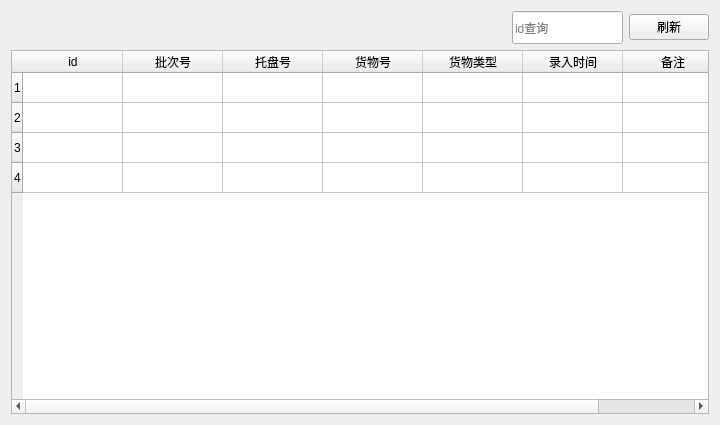
<?xml version="1.0" encoding="UTF-8"?>
<ui version="4.0">
 <class>ViewData</class>
 <widget class="QWidget" name="ViewData">
  <property name="geometry">
   <rect>
    <x>0</x>
    <y>0</y>
    <width>720</width>
    <height>425</height>
   </rect>
  </property>
  <property name="minimumSize">
   <size>
    <width>720</width>
    <height>0</height>
   </size>
  </property>
  <property name="windowTitle">
   <string>货物数据查看</string>
  </property>
  <layout class="QVBoxLayout" name="verticalLayout">
   <item>
    <layout class="QHBoxLayout" name="horizontalLayout">
     <item>
      <spacer name="horizontalSpacer">
       <property name="orientation">
        <enum>Qt::Horizontal</enum>
       </property>
       <property name="sizeHint" stdset="0">
        <size>
         <width>600</width>
         <height>20</height>
        </size>
       </property>
      </spacer>
     </item>
     <item>
      <widget class="QLineEdit" name="findId">
       <property name="minimumSize">
        <size>
         <width>111</width>
         <height>33</height>
        </size>
       </property>
       <property name="maximumSize">
        <size>
         <width>111</width>
         <height>33</height>
        </size>
       </property>
       <property name="placeholderText">
        <string>id查询</string>
       </property>
      </widget>
     </item>
     <item>
      <widget class="QPushButton" name="data_refresh">
       <property name="text">
        <string>刷新</string>
       </property>
      </widget>
     </item>
    </layout>
   </item>
   <item>
    <widget class="QTableWidget" name="tableWidget">
     <attribute name="horizontalHeaderStretchLastSection">
      <bool>true</bool>
     </attribute>
     <row>
      <property name="text">
       <string>1</string>
      </property>
     </row>
     <row>
      <property name="text">
       <string>2</string>
      </property>
     </row>
     <row>
      <property name="text">
       <string>3</string>
      </property>
     </row>
     <row>
      <property name="text">
       <string>4</string>
      </property>
     </row>
     <column>
      <property name="text">
       <string>id</string>
      </property>
     </column>
     <column>
      <property name="text">
       <string>批次号</string>
      </property>
     </column>
     <column>
      <property name="text">
       <string>托盘号</string>
      </property>
     </column>
     <column>
      <property name="text">
       <string>货物号</string>
      </property>
     </column>
     <column>
      <property name="text">
       <string>货物类型</string>
      </property>
     </column>
     <column>
      <property name="text">
       <string>录入时间</string>
      </property>
     </column>
     <column>
      <property name="text">
       <string>备注</string>
      </property>
     </column>
     <item row="0" column="1">
      <property name="text">
       <string/>
      </property>
     </item>
     <item row="0" column="2">
      <property name="text">
       <string/>
      </property>
     </item>
     <item row="0" column="4">
      <property name="text">
       <string/>
      </property>
     </item>
     <item row="0" column="5">
      <property name="text">
       <string/>
      </property>
     </item>
     <item row="0" column="6">
      <property name="text">
       <string/>
      </property>
     </item>
    </widget>
   </item>
  </layout>
 </widget>
 <resources/>
 <connections/>
</ui>
